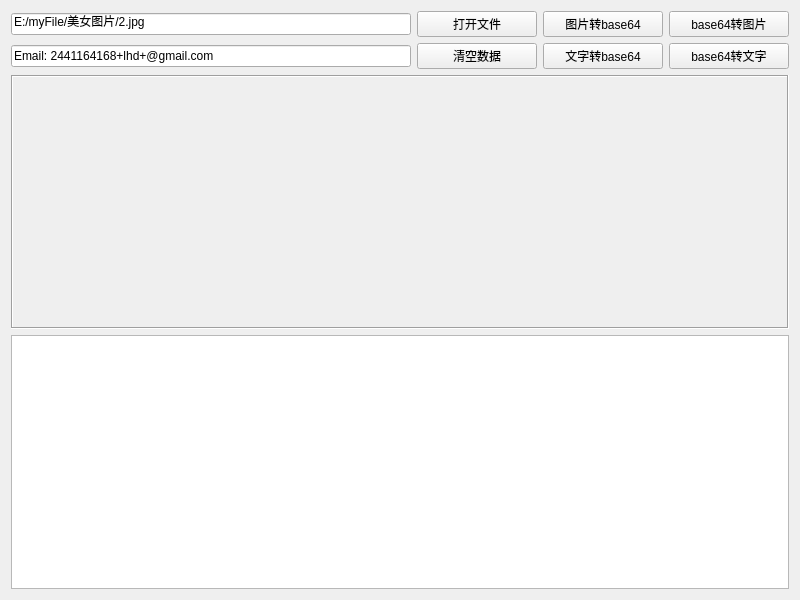
<?xml version="1.0" encoding="UTF-8"?>
<ui version="4.0">
 <class>frmBase64Helper</class>
 <widget class="QWidget" name="frmBase64Helper">
  <property name="geometry">
   <rect>
    <x>0</x>
    <y>0</y>
    <width>800</width>
    <height>600</height>
   </rect>
  </property>
  <property name="windowTitle">
   <string>Widget</string>
  </property>
  <layout class="QGridLayout" name="gridLayout">
   <item row="0" column="0">
    <widget class="QLineEdit" name="txtFile">
     <property name="text">
      <string>E:/myFile/美女图片/2.jpg</string>
     </property>
    </widget>
   </item>
   <item row="0" column="1">
    <widget class="QPushButton" name="btnOpen">
     <property name="minimumSize">
      <size>
       <width>120</width>
       <height>0</height>
      </size>
     </property>
     <property name="text">
      <string>打开文件</string>
     </property>
    </widget>
   </item>
   <item row="0" column="2">
    <widget class="QPushButton" name="btnImageToBase64">
     <property name="minimumSize">
      <size>
       <width>120</width>
       <height>0</height>
      </size>
     </property>
     <property name="text">
      <string>图片转base64</string>
     </property>
    </widget>
   </item>
   <item row="0" column="3">
    <widget class="QPushButton" name="btnBase64ToImage">
     <property name="minimumSize">
      <size>
       <width>120</width>
       <height>0</height>
      </size>
     </property>
     <property name="text">
      <string>base64转图片</string>
     </property>
    </widget>
   </item>
   <item row="1" column="0">
    <widget class="QLineEdit" name="txtText">
     <property name="text">
      <string>Email: 2441164168+lhd+@gmail.com</string>
     </property>
    </widget>
   </item>
   <item row="1" column="1">
    <widget class="QPushButton" name="btnClear">
     <property name="minimumSize">
      <size>
       <width>120</width>
       <height>0</height>
      </size>
     </property>
     <property name="text">
      <string>清空数据</string>
     </property>
    </widget>
   </item>
   <item row="1" column="2">
    <widget class="QPushButton" name="btnTextToBase64">
     <property name="minimumSize">
      <size>
       <width>120</width>
       <height>0</height>
      </size>
     </property>
     <property name="text">
      <string>文字转base64</string>
     </property>
    </widget>
   </item>
   <item row="1" column="3">
    <widget class="QPushButton" name="btnBase64ToText">
     <property name="minimumSize">
      <size>
       <width>120</width>
       <height>0</height>
      </size>
     </property>
     <property name="text">
      <string>base64转文字</string>
     </property>
    </widget>
   </item>
   <item row="2" column="0" colspan="4">
    <widget class="QLabel" name="labImage">
     <property name="sizePolicy">
      <sizepolicy hsizetype="Preferred" vsizetype="Expanding">
       <horstretch>0</horstretch>
       <verstretch>0</verstretch>
      </sizepolicy>
     </property>
     <property name="frameShape">
      <enum>QFrame::Box</enum>
     </property>
     <property name="frameShadow">
      <enum>QFrame::Sunken</enum>
     </property>
     <property name="text">
      <string/>
     </property>
     <property name="alignment">
      <set>Qt::AlignCenter</set>
     </property>
    </widget>
   </item>
   <item row="3" column="0" colspan="4">
    <widget class="QTextEdit" name="txtBase64"/>
   </item>
  </layout>
 </widget>
 <layoutdefault spacing="6" margin="11"/>
 <resources/>
 <connections/>
</ui>
